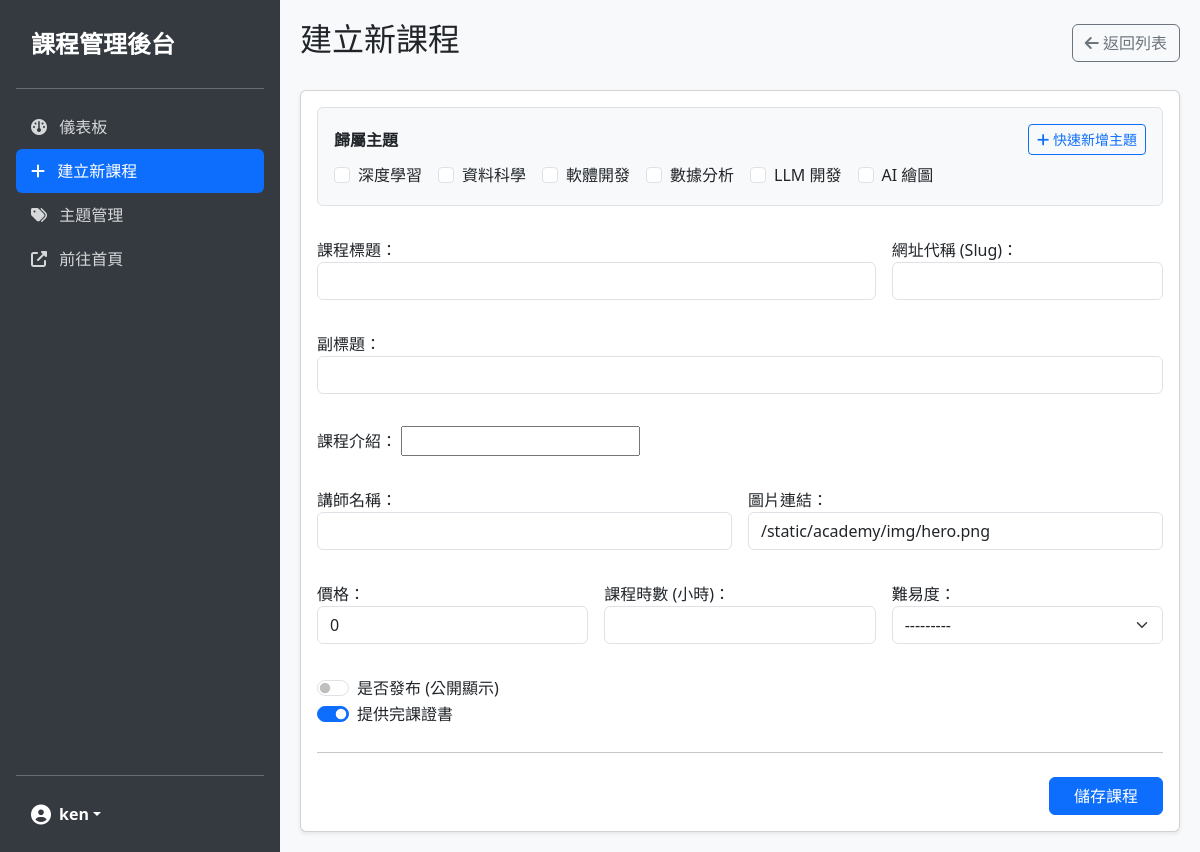
Page /academy/dashboard/course/create/ (signed in) on the committed database.
### academy/models.py (models this page shows)
class Category(models.Model):
    name = models.CharField('課程主題名稱', max_length=256)
    slug = models.CharField('主題網址', max_length=256, db_index=True, unique=True)
    intro = models.TextField('主題簡介', default='')
    display = models.BooleanField('主題顯示', default=False)
    def __str__(self):
        return self.name

### academy/views.py (the view)
# urls.py: path('academy/dashboard/course/create/', dashboard_course_create, name='dashboard_course_create'),
@staff_member_required
def dashboard_course_create(request):
    if request.method == 'POST':
        form = CourseForm(request.POST)
        if form.is_valid():
            course = form.save()
            messages.success(request, f"課程 {course.title} 建立成功")
            return redirect('dashboard_course_manage', slug=course.slug)
    else:
        form = CourseForm()
    return render(request, 'academy/dashboard/course_form.html', locals())

### templates/academy/dashboard/course_form.html (shortened to what this page needs)
{% extends 'academy/dashboard/base.html' %}
{% block content %}
<div class="d-flex justify-content-between align-items-center mb-4">
    <h2>
        {% if course %}編輯課程：{{ course.title }}{% else %}建立新課程{% endif %}
    </h2>
    <a href="{% url 'dashboard_home' %}" class="btn btn-outline-secondary">
        <i class="fa-solid fa-arrow-left"></i> 返回列表
    </a>
</div>
<div class="card shadow-sm">
    <div class="card-body">
        <form method="post">
            <div class="row g-3">
                <div class="col-12">
                    <div class="mb-3 p-3 bg-light rounded border">
                        <div class="d-flex justify-content-between align-items-center mb-2">
                            <label class="fw-bold m-0">{{ form.cate.label }}</label>
                            <button type="button" class="btn btn-sm btn-outline-primary" data-bs-toggle="modal"
                                data-bs-target="#addCategoryModal">
                                <i class="fa-solid fa-plus"></i> 快速新增主題
                            </button>
                        </div>
                        <div class="d-flex flex-wrap gap-3" id="category-checkboxes">
                            {% for checkbox in form.cate %}
                            <div class="form-check">
                                {{ checkbox.tag }}
                                <label class="form-check-label" for="{{ checkbox.id_for_label }}">
                                    {{ checkbox.choice_label }}
                                </label>
                            </div>
                            {% endfor %}
                        </div>
                    </div>
                </div>
                <div class="col-md-8">
                    <div class="mb-3">
                        {{ form.title.label_tag }}
                        {{ form.title }}
                    </div>
                </div>
                <div class="col-md-4">
                    <div class="mb-3">
                        {{ form.slug.label_tag }}
                        {{ form.slug }}
                    </div>
                </div>
                <div class="col-12">
                    <div class="mb-3">
                        {{ form.subtitle.label_tag }}
                        {{ form.subtitle }}
                    </div>
                </div>
                <div class="col-12">
                    <div class="mb-3">
                        {{ form.description.label_tag }}
                        {{ form.description }}
                    </div>
                </div>
                <div class="col-md-6">
                    <div class="mb-3">
                        {{ form.instructor.label_tag }}
                        {{ form.instructor }}
                    </div>
                </div>
                <div class="col-md-6">
                    <div class="mb-3">
                        {{ form.img_link.label_tag }}
                        {{ form.img_link }}
                    </div>
                </div>
                <div class="col-md-4">
                    <div class="mb-3">
                        {{ form.price.label_tag }}
                        {{ form.price }}
                    </div>
                </div>
                <div class="col-md-4">
                    <div class="mb-3">
                        {{ form.duration_hours.label_tag }}
                        {{ form.duration_hours }}
                    </div>
                </div>
                <div class="col-md-4">
                    <div class="mb-3">
                        {{ form.level.label_tag }}
                        {{ form.level }}
                    </div>
                </div>
                <div class="col-12">
                    <div class="form-check form-switch">
                        {{ form.is_published }}
                        <label class="form-check-label" for="{{ form.is_published.id_for_label }}">是否發布 (公開顯示)</label>
                    </div>
                    <div class="form-check form-switch">
                        {{ form.certificate_available }}
                        <label class="form-check-label"
                            for="{{ form.certificate_available.id_for_label }}">提供完課證書</label>
                    </div>
                </div>
            </div>
            <hr class="my-4">
            <div class="text-end">
                <button type="submit" class="btn btn-primary px-4">儲存課程</button>
            </div>
        </form>
    </div>
</div>
{% endblock %}

### templates/academy/dashboard/base.html (shortened to what this page needs)
<!DOCTYPE html>
<html lang="zh-Hant">
<head>
    <link href="https://cdn.jsdelivr.net/npm/bootstrap@5.3.3/dist/css/bootstrap.min.css" rel="stylesheet">
    <link href="https://cdnjs.cloudflare.com/ajax/libs/font-awesome/6.5.0/css/all.min.css" rel="stylesheet">
</head>
<body>
    <div class="d-flex">
        <div class="sidebar d-flex flex-column flex-shrink-0 p-3" style="width: 280px;">
            <a href="/academy/dashboard/"
                class="d-flex align-items-center mb-3 mb-md-0 me-md-auto text-white text-decoration-none">
                <span class="fs-4 fw-bold">課程管理後台</span>
            </a>
            <hr>
            <ul class="nav nav-pills flex-column mb-auto">
                <li class="nav-item">
                    <a href="/academy/dashboard/"
                        class="nav-link {% if request.path == '/academy/dashboard/' %}active{% endif %}">
                        <i class="fa-solid fa-gauge me-2"></i> 儀表板
                    </a>
                </li>
                <li>
                    <a href="{% url 'dashboard_course_create' %}"
                        class="nav-link {% if 'course/create' in request.path %}active{% endif %}">
                        <i class="fa-solid fa-plus me-2"></i> 建立新課程
                    </a>
                </li>
                <li>
                    <a href="{% url 'dashboard_category_list' %}"
                        class="nav-link {% if 'category' in request.path %}active{% endif %}">
                        <i class="fa-solid fa-tags me-2"></i> 主題管理
                    </a>
                </li>
                <li>
                    <a href="/academy/main/" target="_blank" class="nav-link">
                        <i class="fa-solid fa-external-link-alt me-2"></i> 前往首頁
                    </a>
                </li>
            </ul>
            <hr>
            <div class="dropdown">
                <a href="#" class="d-flex align-items-center text-white text-decoration-none dropdown-toggle"
                    id="dropdownUser1" data-bs-toggle="dropdown" aria-expanded="false">
                    <i class="fa-solid fa-user-circle fa-lg me-2"></i>
                    <strong>{{ request.user.username }}</strong>
                </a>
            </div>
        </div>
        <div class="flex-grow-1 main-content">
            {% block content %}{% endblock %}
        </div>
    </div>
</body>
</html>

### templates/academy/dashboard/base.html (style rules this page uses)
body { background-color: #f8f9fa; }
.sidebar { min-height: 100vh; background-color: #343a40; color: white; }
.sidebar a { color: rgba(255, 255, 255, .8); text-decoration: none; padding: 10px 15px; display: block; }
.sidebar a:hover, .sidebar a.active { color: white; background-color: rgba(255, 255, 255, .1); }
.main-content { padding: 20px; }

### rows in the picture
Category: choice_label "深度學習"
Category: choice_label "資料科學"
Category: choice_label "軟體開發"
Category: choice_label "數據分析"
Category: choice_label "LLM 開發"
Category: choice_label "AI 繪圖"

### other values in the picture
{{ request.user.username }} "ken"
